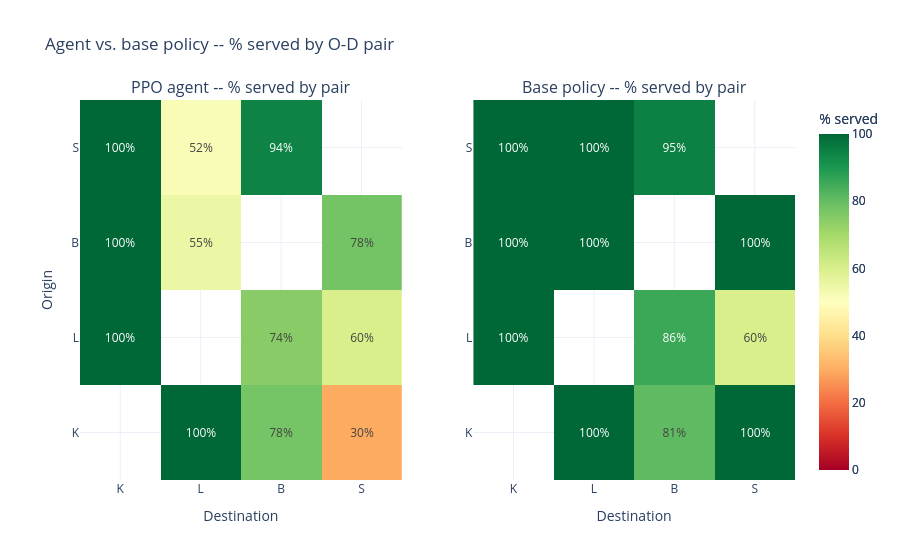

This figure's notebook cell:
### Markdown cell above
## Graficas comparativas

### Code cell
from plotly.subplots import make_subplots

fig_a = viz.graficar_heatmap_cumplimiento(corrida_agente)
fig_b = viz.graficar_heatmap_cumplimiento(corrida_base)

fig = make_subplots(rows=1, cols=2, subplot_titles=["PPO agent -- % served by pair", "Base policy -- % served by pair"])
fig.add_trace(fig_a.data[0], row=1, col=1)
fig.add_trace(fig_b.data[0], row=1, col=2)
fig.update_xaxes(title_text="Destination", row=1, col=1)
fig.update_xaxes(title_text="Destination", row=1, col=2)
fig.update_yaxes(title_text="Origin", row=1, col=1)
fig.update_layout(title="Agent vs. base policy -- % served by O-D pair", template="plotly_white")
fig.write_html(OUT_DIR / "heatmaps_comparados.html")
fig.show()

### Figure 1 — Plotly figure (JSON) as saved in the notebook; plotly's stock layout.template omitted (floating-point values rounded to 4 significant figures)
{"data": [{"colorbar": {"title": {"text": "% served"}}, "colorscale": [[0.0, "rgb(165,0,38)"], [0.1, "rgb(215,48,39)"], [0.2, "rgb(244,109,67)"], [0.3, "rgb(253,174,97)"], [0.4, "rgb(254,224,139)"], [0.5, "rgb(255,255,191)"], [0.6, "rgb(217,239,139)"], [0.7, "rgb(166,217,106)"], [0.8, "rgb(102,189,99)"], [0.9, "rgb(26,152,80)"], [1.0, "rgb(0,104,55)"]], "hovertemplate": "origin %{y} -> destination %{x}<br>%{z:.1f}% served<extra></extra>", "text": [["", "100%", "78%", "30%"], ["100%", "", "74%", "60%"], ["100%", "55%", "", "78%"], ["100%", "52%", "94%", ""]], "texttemplate": "%{text}", "type": "heatmap", "x": ["K", "L", "B", "S"], "xaxis": "x", "y": ["K", "L", "B", "S"], "yaxis": "y", "z": [[NaN, 100.0, 77.64, 29.55], [100.0, NaN, 74.49, 60.0], [100.0, 55.0, NaN, 77.78], [100.0, 51.61, 94.41, NaN]], "zmax": 100, "zmin": 0}, {"colorbar": {"title": {"text": "% served"}}, "colorscale": [[0.0, "rgb(165,0,38)"], [0.1, "rgb(215,48,39)"], [0.2, "rgb(244,109,67)"], [0.3, "rgb(253,174,97)"], [0.4, "rgb(254,224,139)"], [0.5, "rgb(255,255,191)"], [0.6, "rgb(217,239,139)"], [0.7, "rgb(166,217,106)"], [0.8, "rgb(102,189,99)"], [0.9, "rgb(26,152,80)"], [1.0, "rgb(0,104,55)"]], "hovertemplate": "origin %{y} -> destination %{x}<br>%{z:.1f}% served<extra></extra>", "text": [["", "100%", "81%", "100%"], ["100%", "", "86%", "60%"], ["100%", "100%", "", "100%"], ["100%", "100%", "95%", ""]], "texttemplate": "%{text}", "type": "heatmap", "x": ["K", "L", "B", "S"], "xaxis": "x2", "y": ["K", "L", "B", "S"], "yaxis": "y2", "z": [[NaN, 100.0, 80.83, 100.0], [100.0, NaN, 85.71, 60.0], [100.0, 100.0, NaN, 100.0], [100.0, 100.0, 95.03, NaN]], "zmax": 100, "zmin": 0}], "layout": {"annotations": [{"font": {"size": 16}, "showarrow": false, "text": "PPO agent -- % served by pair", "x": 0.225, "xanchor": "center", "xref": "paper", "y": 1.0, "yanchor": "bottom", "yref": "paper"}, {"font": {"size": 16}, "showarrow": false, "text": "Base policy -- % served by pair", "x": 0.775, "xanchor": "center", "xref": "paper", "y": 1.0, "yanchor": "bottom", "yref": "paper"}], "title": {"text": "Agent vs. base policy -- % served by O-D pair"}, "xaxis": {"anchor": "y", "domain": [0.0, 0.45], "title": {"text": "Destination"}}, "xaxis2": {"anchor": "y2", "domain": [0.55, 1.0], "title": {"text": "Destination"}}, "yaxis": {"anchor": "x", "domain": [0.0, 1.0], "title": {"text": "Origin"}}, "yaxis2": {"anchor": "x2", "domain": [0.0, 1.0]}}}
